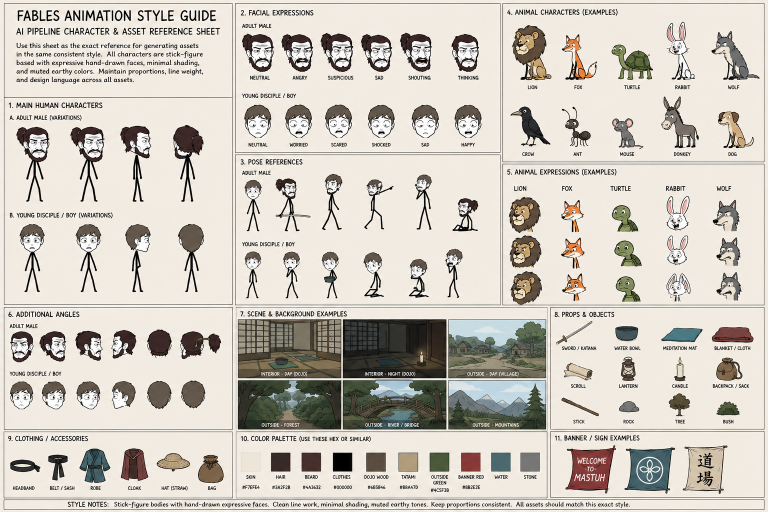
#> input picture assets/style_reference.png, 1536 x 1024 px (shown at 1/2 size)
$ python -i assemble.py   (imports and definitions only)
#> lines starting #> are read from the running program, lines starting #| are printed output that depends on the picture
### pipeline/branding.py
"""All brand constants for the Grimm pipeline (V2).

Every colour, font, size and layout value used anywhere in the pipeline
lives here. Never hardcode these values in other modules.
"""

import os

# Canvas
CANVAS_WIDTH = 1080
CANVAS_HEIGHT = 1920
FPS = 30

# Colours
BACKGROUND = "#F5F0E8"    # warm off-white — matches storybook aesthetic
INK = "#1A1A1A"           # near-black for text
ACCENT = "#E83B2A"        # bold red — caption emphasis
CAPTION_BG = "#000000"    # caption pill background (apply at 70% opacity)
CAPTION_TEXT = "#FFFFFF"  # caption primary text
CAPTION_BG_OPACITY = 0.70

# Typography — logical names (ImageMagick style) plus resolved file paths for PIL
FONT_TITLE = "DejaVu-Sans-Bold"    # cover title
FONT_CAPTION = "DejaVu-Sans-Bold"  # kinetic captions
FONT_HANDLE = "DejaVu-Sans"        # watermark

_FONT_DIRS = [
    "/usr/share/fonts/truetype/dejavu",
    "/usr/share/fonts/dejavu",
    "/usr/share/fonts/TTF",
    os.path.expanduser("~/.fonts"),
]


def _find_font(filename):
#> called with filename = 'DejaVuSans-Bold.ttf'
    for directory in _FONT_DIRS:
        path = os.path.join(directory, filename)
        if os.path.exists(path):
            return path
    return None


FONT_TITLE_PATH = _find_font("DejaVuSans-Bold.ttf")
FONT_CAPTION_PATH = _find_font("DejaVuSans-Bold.ttf")
FONT_HANDLE_PATH = _find_font("DejaVuSans.ttf")

# Sizes
TITLE_FONT_SIZE = 72
CAPTION_FONT_SIZE = 58
HANDLE_FONT_SIZE = 32

# Layout
CAPTION_Y_RATIO = 0.72          # captions at 72% of frame height
WATERMARK_MARGIN = 32           # pixels from edge
CAPTION_MAX_WIDTH = 0.80        # captions max 80% of frame width


# [4 lines left out: function hex_to_rgb, not called in this run]

### pipeline/assemble.py
"""Stage 5 — Assembly (V2).

One video per part: working/output/part_{P}_reel.mp4. 1080x1920 @ 30fps,
H.264/yuv420p/AAC, maxrate 8000k / bufsize 16000k.

- Cover card: cover image full frame (STATIC — no Ken Burns), title_readout
  overlaid with a dark stroke for readability on the light storybook background.
- Story shots: each composited image shown as a STILL for exactly its narration
  duration; hard cuts between shots.
- Kinetic captions: whisper word timestamps grouped into 2-3 word chunks,
  uppercase bold white on a 70%-opacity black rounded pill at 72% height, with
  a scale-pop entrance and one accent-red emphasis word per sentence. Hidden
  during the cover card.
- Watermark: CHANNEL_HANDLE top-right on every frame.
- Audio: narration full volume; optional MUSIC_BED_PATH mixed at -18dB.

All text is PIL-rendered to RGBA arrays (never MoviePy TextClip); the caption
pill is a numpy array (never resize(lambda) on a semi-transparent mask).
"""

import logging
import os
import re

import numpy as np
from PIL import Image, ImageDraw, ImageFont

import branding

logger = logging.getLogger("grimm.assemble")

FRAME = 1.0 / branding.FPS
POP_SCALES = [1.12, 1.06]

CAPTION_MIN_FONT_SIZE = 30
CAPTION_FONT_STEP = 4
CAPTION_PAD_X = 36
CAPTION_PAD_Y = 22
CAPTION_HANG = 0.6
MUSIC_BED_DB = -18.0

STOPWORDS = {
    "the", "and", "that", "this", "with", "your", "you", "from", "have", "has",
    "had", "for", "are", "was", "were", "will", "would", "could", "should",
    "into", "onto", "then", "than", "them", "they", "their", "there", "here",
    "what", "when", "where", "which", "who", "whom", "very", "just", "about",
    "been", "being", "over", "under", "after", "before", "because", "but", "not",
    "his", "her", "she", "him", "its",
}


# [14 lines left out: functions _load_font, _rgba_to_clip, not called in this run]


def _load_canvas_image(path):
#> called with path = '../assets/style_reference.png'
    image = Image.open(path).convert("RGB")
#> image is the input picture: PIL image 1536x1024 RGB; mean R, G, B 204.4, 198.7, 190
    target = (branding.CANVAS_WIDTH, branding.CANVAS_HEIGHT)
    if image.size != target:
        scale = max(target[0] / image.width, target[1] / image.height)
#> scale = 1.88
        resized = image.resize(
            (max(1, round(image.width * scale)), max(1, round(image.height * scale))), Image.LANCZOS
        )
        left = (resized.width - target[0]) // 2
#> left = 900
        top = (resized.height - target[1]) // 2
#> top = 0
        image = resized.crop((left, top, left + target[0], top + target[1]))
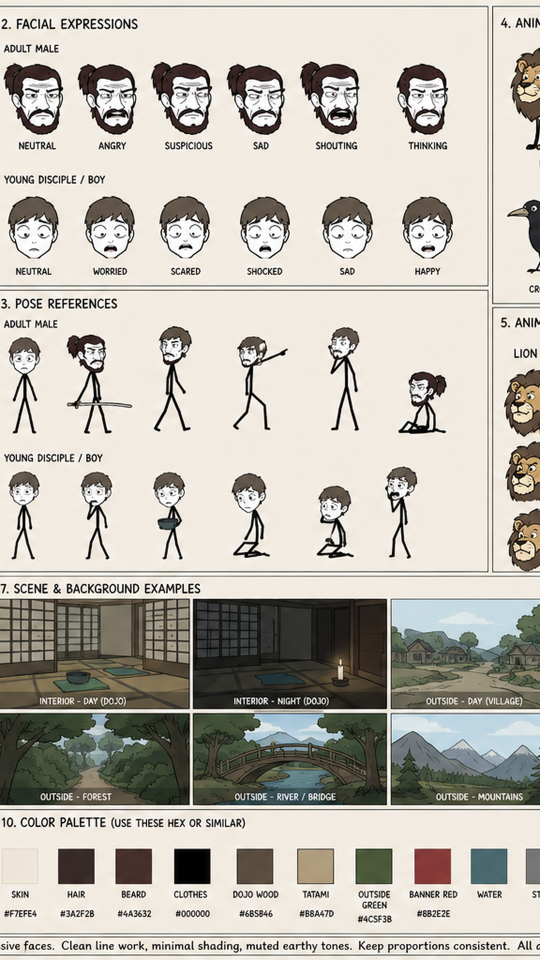
#> image: PIL image 1080x1920 RGB (shown at 1/2 size); mean R, G, B 188.2, 184.1, 175.6
    return np.array(image)


# --------------------------------------------------------------- cover title

# [45 lines left out: functions _wrap_text, _render_cover_title, not called in this run]


# ------------------------------------------------------------ kinetic captions

def _clean_word(text):
    return re.sub(r"^[^\w']+|[^\w']+$", "", text)


# [285 lines left out: functions _mark_emphasis, _group_caption_chunks, _render_caption_pill, _caption_clips, _watermark_clip, _build_audio and 1 more, not called in this run]

>>> result = _load_canvas_image('../assets/style_reference.png')
